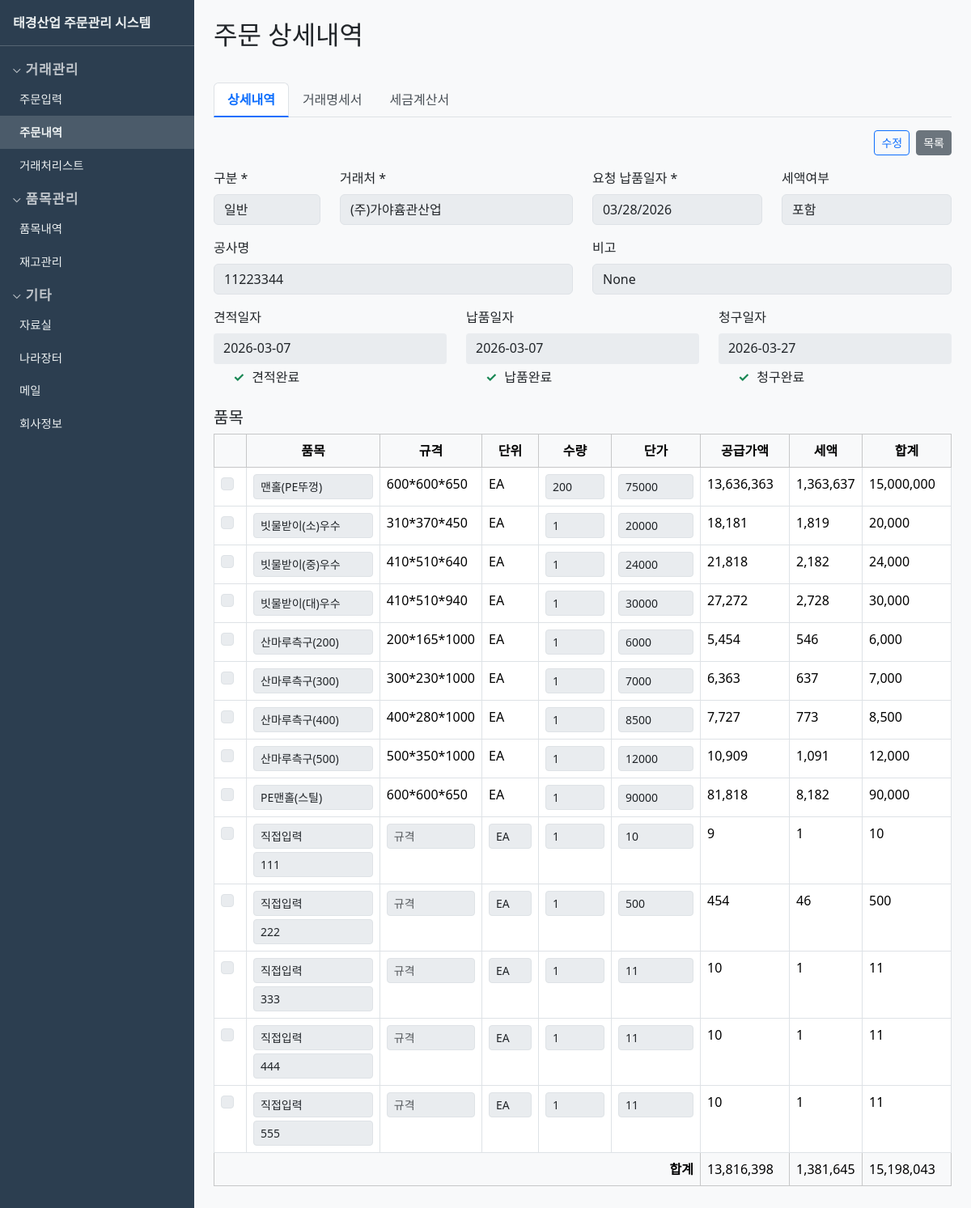
The app's page /transactions/10/edit with its own data.
### models.py (models this page shows, shortened)
class Transaction(db.Model):
    __tablename__ = "transactions"
    id = db.Column(db.Integer, primary_key=True)
    code = db.Column(db.String(10), unique=True)
    customer_id = db.Column(db.Integer, db.ForeignKey("customers.id"), nullable=False)
    transaction_date = db.Column(db.Date, nullable=False)
    estimate_date = db.Column(db.Date)
    delivery_date = db.Column(db.Date)
    claim_date = db.Column(db.Date)
    project_name = db.Column(db.String(500))
    memo = db.Column(db.String(500))
    created_at = db.Column(db.DateTime, default=datetime.utcnow)
    updated_at = db.Column(db.DateTime, default=datetime.utcnow, onupdate=datetime.utcnow)
    items = db.relationship("TransactionItem", backref="transaction", lazy=True, cascade="all, delete-orphan")

class TransactionItem(db.Model):
    __tablename__ = "transaction_items"
    id = db.Column(db.Integer, primary_key=True)
    transaction_id = db.Column(db.Integer, db.ForeignKey("transactions.id"), nullable=False)
    item_id = db.Column(db.Integer, db.ForeignKey("items.id"), nullable=False)
    item_name_custom = db.Column(db.String(200))
    spec_custom = db.Column(db.String(100))
    unit_custom = db.Column(db.String(20))
    quantity = db.Column(db.Integer, default=1)
    unit_price = db.Column(db.Integer, default=0)
    supply_amount = db.Column(db.Integer, default=0)
    vat = db.Column(db.Integer, default=0)
    total = db.Column(db.Integer, default=0)
    item = db.relationship("Item", backref="transaction_items")

### routes.py (the view, shortened to what this page needs)
    @app.route("/transactions/<int:id>/edit", methods=["GET", "POST"])
    def transaction_edit(id):
        t = Transaction.query.get_or_404(id)
        customers = Customer.query.order_by(Customer.name).all()
        items = Item.query.order_by(Item.name).all()
        direct_item = _direct_input_item()
        default_date = datetime.utcnow().date().isoformat()
        vat_excluded_initial = t.items and not any(ti.vat > 0 for ti in t.items)
        is_editable = request.args.get("edit") == "1"
        return render_template(
            "transactions/form.html",
            transaction=t,
            customers=customers,
            items=items,
            direct_item=direct_item,
            default_date=default_date,
            vat_excluded_initial=vat_excluded_initial,
            is_editable=is_editable,
        )

### routes.py (called while the page is built)
def _direct_input_item():
    item = Item.query.filter(Item.code == "DIRECT").first()
    if not item:
        item = Item(code="DIRECT", name="직접입력", unit="EA", unit_price=0)
        db.session.add(item)
        db.session.commit()
    return item

### templates/transactions/form.html (shortened to what this page needs)
{% extends "base.html" %}
{% block content %}
<div class="detail-header">
  <h2 class="mb-0">{{ '주문 상세내역' if transaction else '주문 입력' }}</h2>
</div>
{% if transaction %}
{% set is_gwangeup = (transaction.customer.gubun or '') == '관급' %}
<ul class="nav nav-tabs detail-tabs" id="detailTabs" role="tablist">
  <li class="nav-item" role="presentation">
    <button class="nav-link active" id="tab-order" data-bs-toggle="tab" data-bs-target="#pane-order" type="button" role="tab">상세내역</button>
  </li>
  {% if is_gwangeup %}
  <li class="nav-item" role="presentation">
    <button class="nav-link" id="tab-gyeonjeok" data-bs-toggle="tab" data-bs-target="#pane-gyeonjeok" type="button" role="tab">견적서</button>
  </li>
  <li class="nav-item" role="presentation">
    <button class="nav-link" id="tab-napum" data-bs-toggle="tab" data-bs-target="#pane-napum" type="button" role="tab">납품서</button>
  </li>
  <li class="nav-item" role="presentation">
    <button class="nav-link" id="tab-cheonggu" data-bs-toggle="tab" data-bs-target="#pane-cheonggu" type="button" role="tab">청구서</button>
  </li>
  {% else %}
  <li class="nav-item" role="presentation">
    <button class="nav-link" id="tab-statement" data-bs-toggle="tab" data-bs-target="#pane-statement" type="button" role="tab">거래명세서</button>
  </li>
  <li class="nav-item" role="presentation">
    <button class="nav-link" id="tab-tax" data-bs-toggle="tab" data-bs-target="#pane-tax" type="button" role="tab">세금계산서</button>
  </li>
  {% endif %}
</ul>
{% endif %}
<div class="tab-content-wrap">
  <div class="order-actions d-flex justify-content-end align-items-center gap-2 mb-3">
    <div id="btnDetailGroup">
    {% if transaction and not (is_editable|default(false)) %}
    <a class="btn btn-outline-primary btn-sm" href="{{ url_for('transaction_edit', id=transaction.id) }}?edit=1">수정</a>
    {% endif %}
    </div>
    <a class="btn btn-secondary btn-sm" href="{{ url_for('transaction_list') }}">목록</a>
  </div>
  <div class="tab-content mt-3" id="detailTabContent">
    <div class="tab-pane fade show active" id="pane-order" role="tabpanel">
      <form method="post" id="transForm" class="{% if transaction and not (is_editable|default(false)) %}form-readonly{% endif %}">
        <div class="row mb-3">
          <div class="col-md-2">
            <label class="form-label">구분 *</label>
            <select id="gubunFilter" name="gubun" class="form-select" required {% if transaction and not (is_editable|default(false)) %}disabled{% endif %}>
              <option value="일반" {{ 'selected' if transaction and transaction.customer and (transaction.customer.gubun or '') != '관급' else '' }}>일반</option>
            </select>
          </div>
          <div class="col-md-4">
            <label class="form-label">거래처 *</label>
            <select name="customer_id" id="customerSelect" class="form-select" required {% if transaction and not (is_editable|default(false)) %}disabled{% endif %}>
              <option value="">선택</option>
            </select>
          </div>
          <div class="col-md-3">
            <label class="form-label">요청 납품일자 *</label>
            <input type="date" name="transaction_date" class="form-control" required
                   value="{{ transaction.transaction_date.isoformat() if transaction else default_date }}" {% if transaction and not (is_editable|default(false)) %}readonly{% endif %}>
          </div>
          <div class="col-md-3">
            <label class="form-label">세액여부</label>
            <select id="vatYeobuSelect" class="form-select" {% if transaction and not (is_editable|default(false)) %}disabled{% endif %}>
              <option value="0" {{ 'selected' if transaction and (transaction.customer.gubun or '') != '관급' and vat_excluded_initial is defined and not vat_excluded_initial else '' }}>포함</option>
            </select>
          </div>
        </div>
        <div class="row mb-3">
          <div class="col-md-6">
            <label class="form-label">공사명</label>
            <input type="text" name="project_name" class="form-control" value="{{ transaction.project_name if transaction else '' }}" placeholder="견적서에 표시될 공사명" {% if transaction and not (is_editable|default(false)) %}readonly{% endif %}>
          </div>
          <div class="col-md-6">
            <label class="form-label">비고</label>
            <input type="text" name="memo" class="form-control" value="{{ transaction.memo if transaction else '' }}" {% if transaction and not (is_editable|default(false)) %}readonly{% endif %}>
          </div>
        </div>
        {% if transaction %}
        <div class="row mb-3" id="docStatusSection">
          <div class="col-md-4">
            <label class="form-label">견적일자</label>
            <div class="doc-date-display" id="estimateDateDisplay">{{ transaction.estimate_date.strftime('%Y-%m-%d') if transaction.estimate_date else '' }}</div>
            {% if is_editable|default(false) %}
            <label class="form-check form-check-inline mt-1"><input type="checkbox" name="estimate_complete" id="estimateComplete" value="1" class="form-check-input doc-complete-cb" {% if transaction.estimate_date %}checked{% endif %}> 견적완료</label>
            {% else %}
            <span class="form-check form-check-inline mt-1"><span class="doc-complete-badge" id="estimateCompleteBadge">{{ '✓' if transaction.estimate_date else '—' }}</span> 견적완료</span>
            {% endif %}
          </div>
          <div class="col-md-4">
            <label class="form-label">납품일자</label>
            <div class="doc-date-display" id="deliveryDateDisplay">{{ transaction.delivery_date.strftime('%Y-%m-%d') if transaction.delivery_date else '' }}</div>
            {% if is_editable|default(false) %}
            <label class="form-check form-check-inline mt-1"><input type="checkbox" name="delivery_complete" id="deliveryComplete" value="1" class="form-check-input doc-complete-cb" {% if transaction.delivery_date %}checked{% endif %}> 납품완료</label>
            {% else %}
            <span class="form-check form-check-inline mt-1"><span class="doc-complete-badge" id="deliveryCompleteBadge">{{ '✓' if transaction.delivery_date else '—' }}</span> 납품완료</span>
            {% endif %}
          </div>
          <div class="col-md-4">
            <label class="form-label">청구일자</label>
            <div class="doc-date-display" id="claimDateDisplay">{{ transaction.claim_date.strftime('%Y-%m-%d') if transaction.claim_date else '' }}</div>
            {% if is_editable|default(false) %}
            <label class="form-check form-check-inline mt-1"><input type="checkbox" name="claim_complete" id="claimComplete" value="1" class="form-check-input doc-complete-cb" {% if transaction.claim_date %}checked{% endif %}> 청구완료</label>
            {% else %}
            <span class="form-check form-check-inline mt-1"><span class="doc-complete-badge" id="claimCompleteBadge">{{ '✓' if transaction.claim_date else '—' }}</span> 청구완료</span>
            {% endif %}
          </div>
        </div>
        {% endif %}
        <h5 class="mt-4">품목</h5>
        <table class="table table-bordered" id="itemTable">
          <thead class="table-light">
            <tr>
              <th style="width:40px"></th>
              <th>품목</th>
              <th style="width:90px">규격</th>
              <th style="width:70px">단위</th>
              <th style="width:90px">수량</th>
              <th style="width:110px">단가</th>
              <th style="width:110px">공급가액</th>
              <th style="width:90px">세액</th>
              <th style="width:110px">합계</th>
            </tr>
          </thead>
          <tbody id="itemBody">
            {% if transaction and transaction.items %}
            {% for ti in transaction.items %}
            <tr data-item-id="{{ ti.item_id }}" data-is-direct="{{ '1' if ti.item_id == direct_item.id else '0' }}">
              <td><input type="checkbox" class="form-check-input item-row-check" aria-label="선택"></td>
              <td>
                <select name="item_id[]" class="form-select form-select-sm item-select" {% if transaction and not (is_editable|default(false)) %}disabled{% endif %}>
                  <option value="{{ direct_item.id }}" data-unit="EA" data-spec="" data-price="0" {{ 'selected' if ti.item_id == direct_item.id else '' }}>직접입력</option>
                  {% for i in items %}
                  {% if i.id != direct_item.id %}
                  <option value="{{ i.id }}" data-unit="{{ i.unit }}" data-spec="{{ i.spec or '' }}" data-price="{{ i.unit_price }}" {{ 'selected' if ti.item_id == i.id else '' }}>{{ i.name }}</option>
                  {% endif %}
                  {% endfor %}
                </select>
                <input type="text" name="item_name_custom[]" class="form-control form-control-sm mt-1 item-name-custom" placeholder="품목명 입력" value="{{ ti.item_name_custom or '' }}" style="{{ 'display:none' if ti.item_id != direct_item.id else '' }}" {% if transaction and not (is_editable|default(false)) %}readonly{% endif %}>
              </td>
              <td class="spec-cell"></td>
              <td class="unit-cell"></td>
              <td><input type="number" name="quantity[]" class="form-control form-control-sm qty" min="1" value="{{ ti.quantity }}" {% if transaction and not (is_editable|default(false)) %}readonly{% endif %}></td>
              <td><input type="number" name="unit_price[]" class="form-control form-control-sm unit-price-input" min="0" value="{{ ti.unit_price }}" {% if transaction and not (is_editable|default(false)) %}readonly{% endif %}></td>
              <td class="supply">{{ "{:,}".format(ti.supply_amount) }}</td>
              <td class="vat">{{ "{:,}".format(ti.vat) }}</td>
              <td class="total">{{ "{:,}".format(ti.total) }}</td>
            </tr>
            {% endfor %}
            {% endif %}
          </tbody>
          <tfoot class="table-light">
            <tr>
              <td colspan="6" class="text-end"><strong>합계</strong></td>
              <td id="sumSupply">0</td>
              <td id="sumVat">0</td>
              <td id="sumTotal">0</td>
            </tr>
          </tfoot>
        </table>
      </form>
    </div>
  </div>
</div>
{% endblock %}

### templates/base.html (style rules this page uses)
body { display: flex; min-height: 100vh; margin: 0; }
thead th { text-align: center !important; }

### templates/transactions/form.html (style rules this page uses)
.detail-header { display: flex; justify-content: space-between; align-items: center; margin-bottom: 1rem; }
.detail-tabs { margin-top: 1.5rem; margin-bottom: 0; border-bottom: 1px solid #dee2e6; }
.detail-tabs .nav-link { color: #495057; padding: 0.5rem 1rem; }
.detail-tabs .nav-link.active { font-weight: 600; color: #0d6efd; border-bottom: 2px solid #0d6efd; }
.tab-content-wrap { position: relative; padding-top: 1rem; }
.form-readonly input, .form-readonly select, .form-readonly .form-control, .form-readonly .form-check-input { background: #e9ecef; pointer-events: none; }
.doc-date-display { min-height: 38px; padding: 0.375rem 0.75rem; background: #e9ecef; border-radius: 0.25rem; }
.doc-complete-badge { display: inline-block; width: 1.2em; font-weight: bold; color: #198754; }
.form-readonly .item-row-check { pointer-events: none; }

### records on screen
Transaction: estimate_date "✓", delivery_date "✓", claim_date "✓"
TransactionItem: quantity "200", supply_amount "13,636,363", vat "1,363,637", total "15,000,000"
TransactionItem: quantity "1", supply_amount "18,181", vat "1,819", total "20,000"
TransactionItem: quantity "1", supply_amount "21,818", vat "2,182", total "24,000"
TransactionItem: quantity "1", supply_amount "27,272", vat "2,728", total "30,000"
TransactionItem: quantity "1", supply_amount "5,454", vat "546", total "6,000"
TransactionItem: quantity "1", supply_amount "6,363", vat "637", total "7,000"
TransactionItem: quantity "1", supply_amount "7,727", vat "773", total "8,500"
TransactionItem: quantity "1", supply_amount "10,909", vat "1,091", total "12,000"
TransactionItem: quantity "1", supply_amount "81,818", vat "8,182", total "90,000"
TransactionItem: item_name_custom "111", quantity "1", supply_amount "9", vat "1", total "10"
TransactionItem: item_name_custom "222", quantity "1", supply_amount "454", vat "46", total "500"
TransactionItem: item_name_custom "333", quantity "1", supply_amount "10", vat "1", total "11"
TransactionItem: item_name_custom "444", quantity "1", supply_amount "10", vat "1", total "11"
TransactionItem: item_name_custom "555", quantity "1", supply_amount "10", vat "1", total "11"

### other values on screen
{{ '주문 상세내역' if transaction else '주문 입력' }} "주문 상세내역"
form field value "맨홀(PE뚜껑)"
form field value "빗물받이(소)우수"
form field value "빗물받이(중)우수"
form field value "빗물받이(대)우수"
form field value "산마루측구(200)"
form field value "산마루측구(300)"
form field value "산마루측구(400)"
form field value "산마루측구(500)"
form field value "PE맨홀(스틸)"
